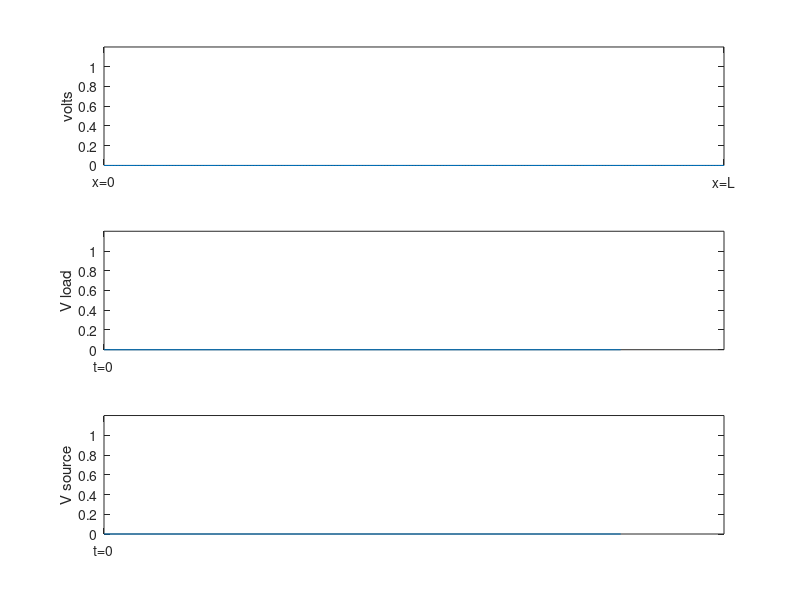

MATLAB code for this plot: (Note: this script raises an error after producing the figure.)
% This code is written to simulate the behavior of a ideal transmision line
%author: Masoud Babaabasi April 2021
clear
Zs = 50;
Zl = 100000;
Z0 = 32;
Vs = 1;
T_delay = 1e-9;
%stady state error 
error = 0.10; % 10 percent error
%number of points
np = 200;
%sampling time
ts = T_delay / np;
%*****
Vdc = Zl/(Zl+Zs)*Vs;
V1= Z0 / (Z0+Zs)*Vs;
K1 = (Zs - Z0)/(Zs + Z0);
K2 = (Zl - Z0)/(Zl + Z0);
%********
t=0;
ti = 0:ts:ts;
Vline = zeros(1,np);
Vr = zeros(1,np);
Vf = zeros(1,np);
VL = zeros(1,2);
Vi = zeros(1,2);
L=linspace(0,1,np);

figure('Name','transmition line')
subplot(3,1,1)
h1 = plot(L,Vline);
xticks([0 1])
xticklabels({'x=0','x=L'})
ylim([0 1.2*Vs])
ylabel('volts')
% title(sprintf('t=%f ns',t*1e9));
tick = {'t=0'};
subplot(3,1,2)
h2 = plot(ti,VL);
xticks(0);
xticklabels(tick)
ylim([0 1.2*Vs])
ylabel('V load')
subplot(3,1,3)
h3 = plot(ti,Vi);
xticks(0);
xticklabels(tick)
ylim([0 1.2*Vs])
ylabel('V source')
con=0;
Vf(1) = V1;
while con==0 || t ==0
    Vf(2:end) = Vf(1:end-1);
    Vr(1:end-1) = Vr(2:end);
    Vf(1) = V1 + K1*Vr(1);
    Vr(end) = Vf(end)*K2;
    Vline = Vf + Vr;
    VL(round(t/ts)+1) = Vline(end);
    Vi(round(t/ts)+1) = Vline(1);
    ti(round(t/ts)+1) = t;
    h1.YData = Vline;
    h2.YData = VL;
    h2.XData = ti;
    h3.YData = Vi;
    h3.XData = ti;
    subplot(3,1,1)
    ylim([min(0,1.2*min(Vline)) max([1.2*max(Vline) 1.2*Vs])])
    subplot(3,1,2)
    ylim([min(0,1.2*min(VL)) max([1.2*max(VL) 1.2*Vs])])
    xlim([0 ti(end)])
    subplot(3,1,3)
    ylim([min(0,1.2*min(Vi)) max([1.2*max(Vi) 1.2*Vs])])
    xlim([0 ti(end)])
    if mod(length(ti),np) == 0
        i = length(ti)/np;
        tick{i+1} = sprintf('t=%dtd',i);
        subplot(3,1,2)
        xticks(0:T_delay:i*T_delay);
        xticklabels(tick)
        subplot(3,1,3)
        xticks(0:T_delay:i*T_delay);
        xticklabels(tick)
    end
%     title(sprintf('t=%f ns',t*1e9));
    if abs(var(Vline)) < 1e-10
        if abs((Vline(1) - Vdc)/Vdc) < error
            con = 1;
        end
    end
    t = t + ts;
    pause(0.01);
end

